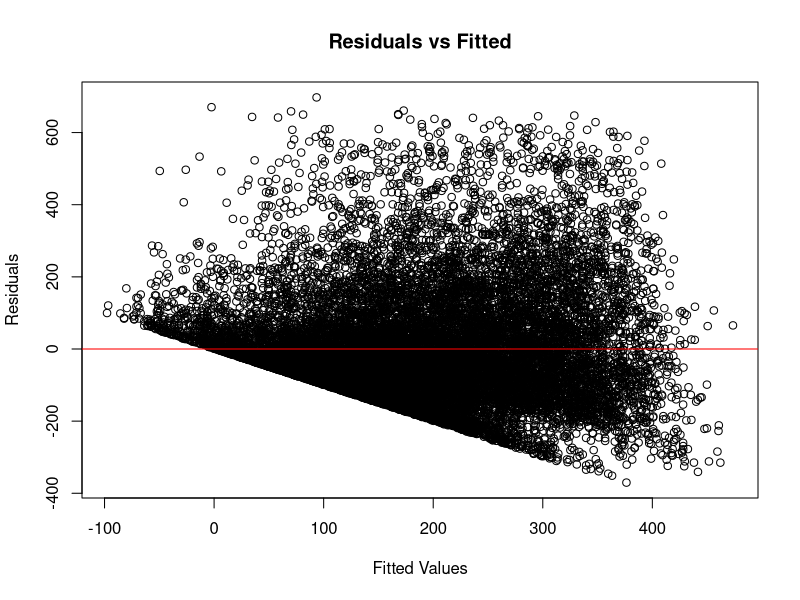
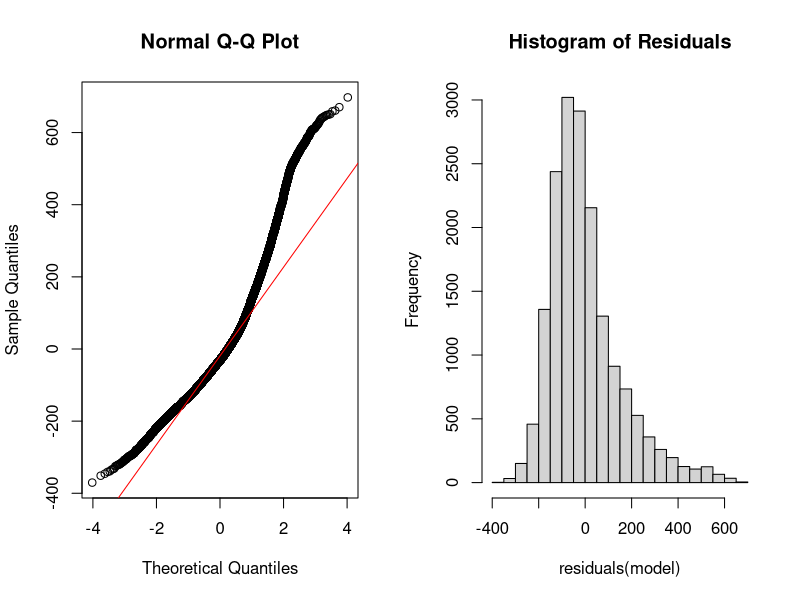
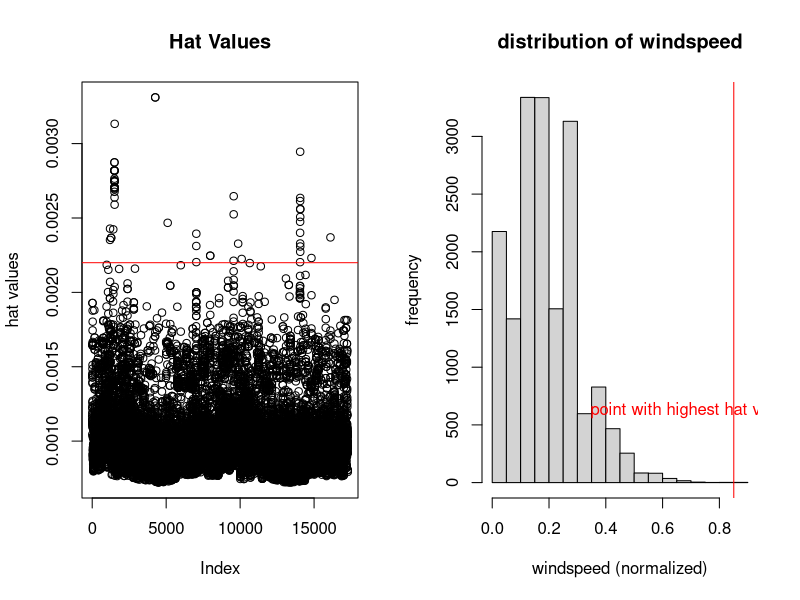
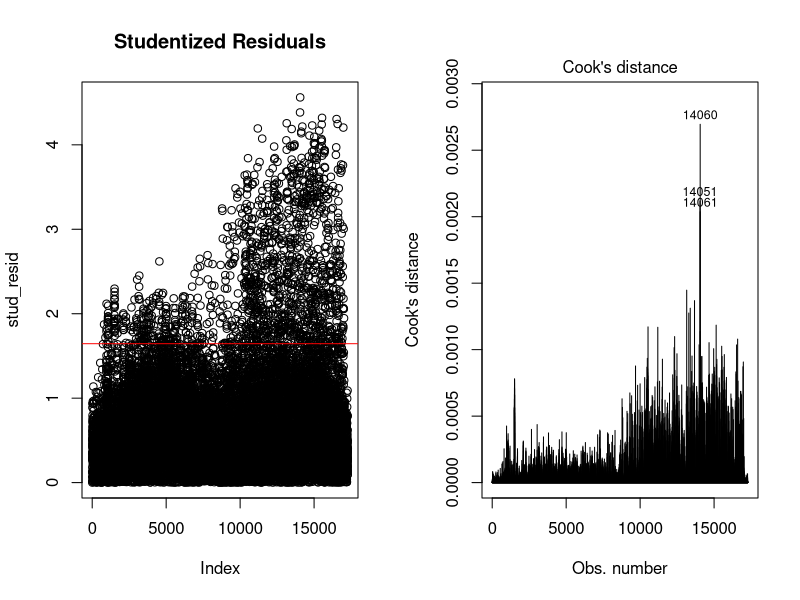
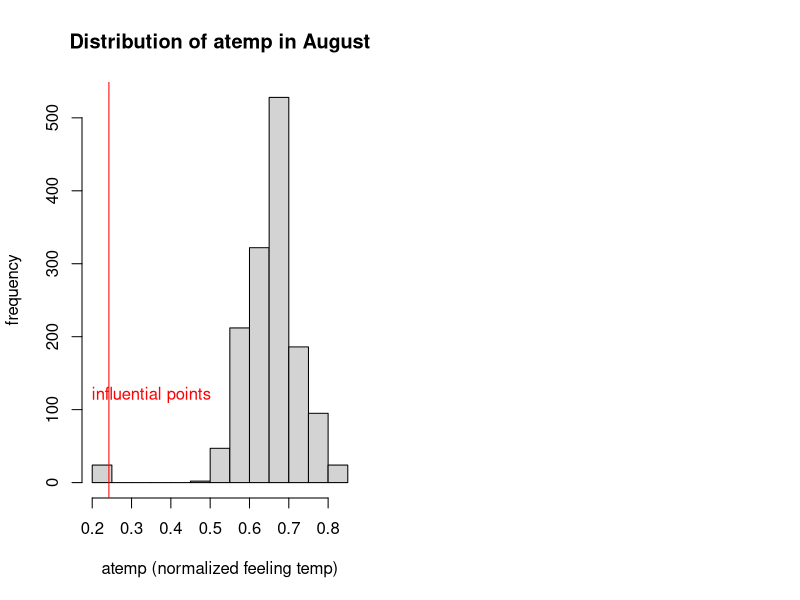

Generate these figures, in order, with R:
## ---- chunk 1
# loda data
hours = read.csv('data/hour_clean.csv')
hours = hours[, c("mnth", "workingday", "weathersit", "atemp", "hum", "windspeed", "cnt")]
## ---- chunk 2
# one-hot-encode and standardize
library(fastDummies)
library(dplyr)

# these are outliers that affect the scaling
hours$weathersit[hours$weathersit == 4] = 3

hours = dummy_cols(hours, 
                   select_columns = c("mnth", "weathersit"), 
                   remove_first_dummy = TRUE, 
                   remove_selected_columns = TRUE)
hours = dplyr::select(hours, -cnt, cnt)
head(hours)
## ---- chunk 3
# fit linear model
model = lm(cnt ~ ., data=hours)
summary(model)
## ---- chunk 4
# check for homoscedasticity
par(mfrow = c(1, 1))
plot(model$fitted.values, residuals(model),
     main = "Residuals vs Fitted",
     xlab = "Fitted Values", ylab = "Residuals")
abline(h = 0, col = "red")

## ---- chunk 5
par(mfrow = c(1, 2))
qqnorm(residuals(model)); 
qqline(residuals(model), col = "red")
hist(residuals(model), 
     main = "Histogram of Residuals", 
     breaks = 30)
## ---- chunk 6
hat_values <- hatvalues(model)
plot(hat_values, 
     ylab = "hat values", 
     main = "Hat Values")
abline(h = 2 * (ncol(hours) + 1) / nrow(hours), 
       col = "red")
## ---- chunk 7
# windspeed of the hour with the highest hat value
hist(hours$windspeed, 
     xlab="windspeed (normalized)", 
     ylab="frequency", 
     main="distribution of windspeed")
abline(v=hours[which.max(hat_values), ]$windspeed, 
       col='red')
text(x = 0.7, 
     y = 500, 
     labels = "point with highest hat value", 
     pos = 3, 
     col = "red")
## ---- chunk 8
stud_resid <- abs(rstudent(model))
plot(stud_resid, 
     main = "Studentized Residuals")
abline(h = qt(0.95, df = nrow(hours) - ncol(hours) - 2), 
       col = "red")
## ---- chunk 9
# influential points with cook's distance
plot(model, which = 4)
## ---- chunk 10
# most influential points
hours[c(14051, 14060, 14061),]
## ---- chunk 11
hist(hours[hours$mnth_8 > 0,]$atemp, 
     main="Distribution of atemp in August", 
     xlab="atemp (normalized feeling temp)", 
     ylab="frequency")
abline(v=0.2424, col="red")
text(x = 0.35, 
     y = 100, 
     labels = "influential points", 
     pos = 3, 
     col = "red")
## ---- chunk 12
round(cor(hours[, -ncol(hours)]), 2)
